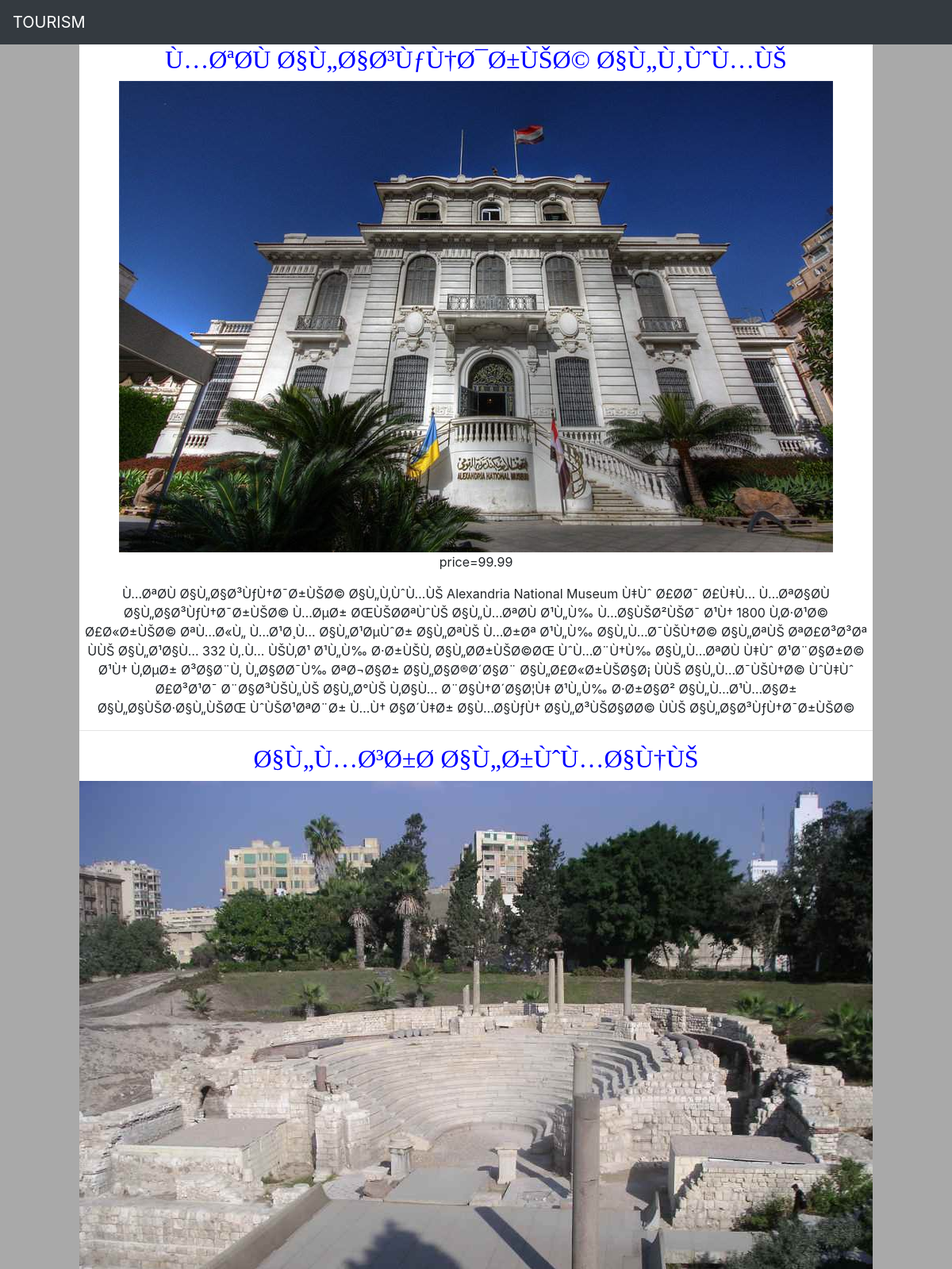
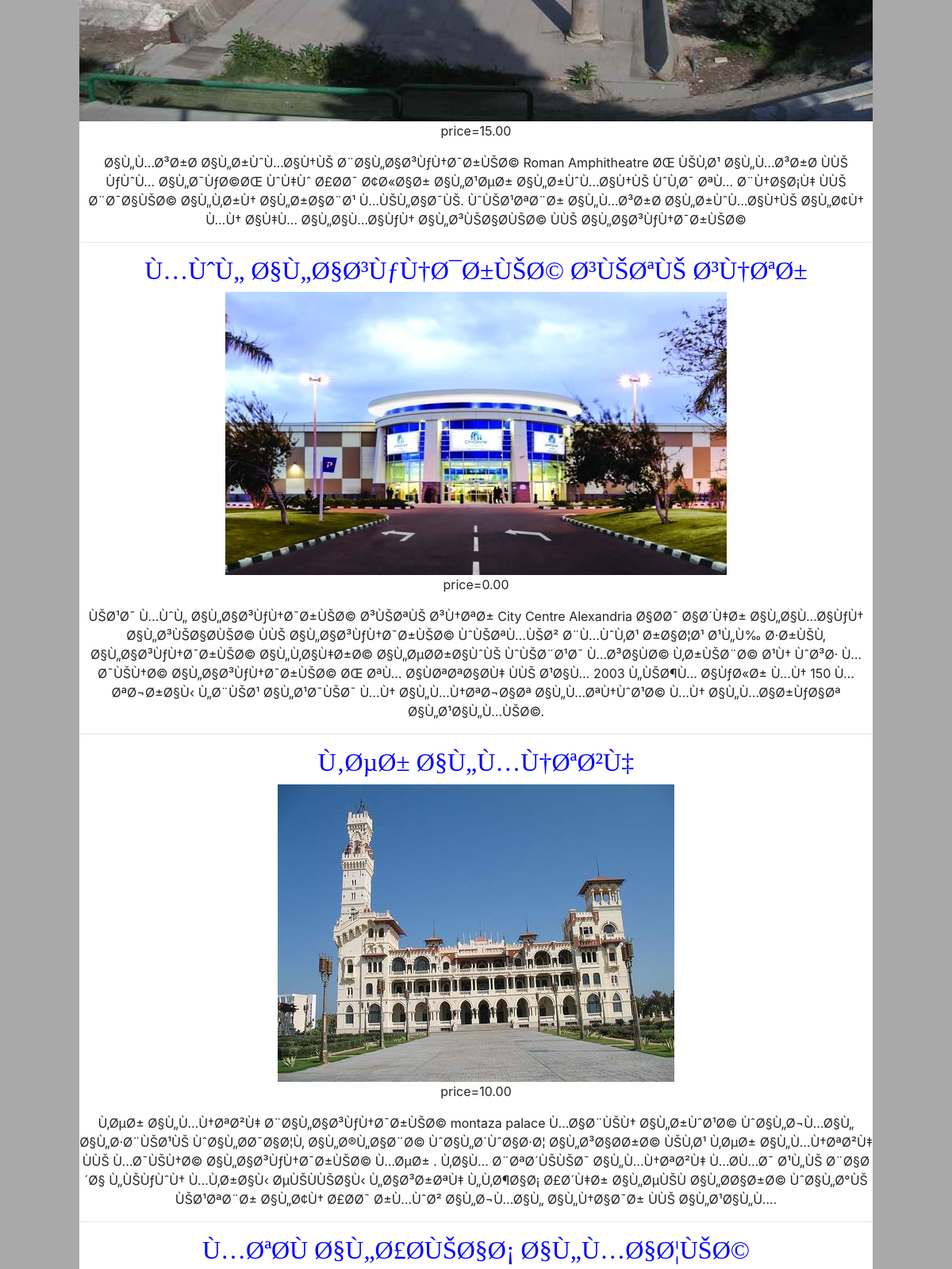
The page /first.php?place_id=4 (upper part) on the database its author committed (2 pictures, top to bottom).
### tables this page shows
CREATE TABLE `place` (
  `p_id` int(11) NOT NULL,
  `c_id` int(11) NOT NULL,
  `name` varchar(100) NOT NULL,
  `img` varchar(100) NOT NULL,
  `price` decimal(4,2) NOT NULL,
  `description` text NOT NULL
);

### first.php (the view, shortened to what this page needs)
<html>
	<head>
		<link rel="stylesheet" href="https://stackpath.bootstrapcdn.com/bootstrap/4.1.3/css/bootstrap.min.css">
         <link rel="stylesheet" href="s.css">
		</head>
	<body>
	<nav class="navbar navbar-expand-sm bg-dark navbar-dark">
   <a class="navbar-brand" href="in.php">TOURISM</a>
    </nav>
		<div id="container">
		<?php
		$place_id=$_GET['place_id'];
					$q=mysql_query("select * from place where c_id=$place_id ");
					if($q)
					{
						while($r=mysql_fetch_assoc($q))
						{
							$name=$r['name'];
							$price=$r['price'];
							$dec=$r['description'];
							$img=$r['img'];
							echo "<div class='a' align='center'>
							<h2 '>$name</h2>
							<img src='$img'>
							<p>price=$price</p>
							<p>$dec</p>
							<hr>
							</div>
							";
						}
					}
					?>
		</div>
		</body>
		</html>

### s.css (style rules this page uses)
#container { width:1000px;margin:0 auto; background-color:white; overflow:hidden; }
body { background:darkgray; }
h2 { color:blue; font-family:andalus; }

### rows shown on the page
place: name "Ù…ØªØ­Ù Ø§Ù„Ø§Ø³ÙƒÙ†Ø¯Ø±ÙŠØ© Ø§Ù„Ù‚ÙˆÙ…ÙŠ", img (picture), price "99.99", description "Ù…ØªØ­Ù Ø§Ù„Ø§Ø³ÙƒÙ†Ø¯Ø±ÙŠØ© Ø§Ù„Ù‚ÙˆÙ…ÙŠ Alexandria National Museum Ù‡Ùˆ Ø£Ø­Ø¯ Ø£Ù‡Ù… Ù…ØªØ§Ø­Ù Ø§Ù„Ø§Ø³ÙƒÙ†Ø¯Ø±ÙŠØ© Ù…ØµØ± ØŒÙŠØ­ØªÙˆÙŠ Ø§Ù„Ù…ØªØ­Ù Ø¹Ù„Ù‰ Ù…Ø§ÙŠØ²ÙŠØ¯ Ø¹Ù† 1800 Ù‚Ø·Ø¹Ø© Ø£Ø«Ø±ÙŠØ© ØªÙ…Ø«Ù„ Ù…Ø¹Ø¸Ù… Ø§Ù„Ø¹ØµÙˆØ± Ø§Ù„ØªÙŠ Ù…Ø±Øª Ø¹Ù„Ù‰ Ø§Ù„Ù…Ø¯ÙŠÙ†Ø© Ø§Ù„ØªÙŠ ØªØ£Ø³Ø³Øª ÙÙŠ Ø§Ù„Ø¹Ø§Ù… 332 Ù‚.Ù… ÙŠÙ‚Ø¹ Ø¹Ù„Ù‰ Ø·Ø±ÙŠÙ‚ Ø§Ù„Ø­Ø±ÙŠØ©ØŒ ÙˆÙ…Ø¨Ù†Ù‰ Ø§Ù„Ù…ØªØ­Ù Ù‡Ùˆ Ø¹Ø¨Ø§Ø±Ø© Ø¹Ù† Ù‚ØµØ± Ø³Ø§Ø¨Ù‚ Ù„Ø§Ø­Ø¯Ù‰ ØªØ¬Ø§Ø± Ø§Ù„Ø§Ø®Ø´Ø§Ø¨ Ø§Ù„Ø£Ø«Ø±ÙŠØ§Ø¡ ÙÙŠ Ø§Ù„Ù…Ø¯ÙŠÙ†Ø© ÙˆÙ‡Ùˆ Ø£Ø³Ø¹Ø¯ Ø¨Ø§Ø³ÙŠÙ„ÙŠ Ø§Ù„Ø°ÙŠ Ù‚Ø§Ù… Ø¨Ø§Ù†Ø´Ø§Ø¦Ù‡ Ø¹Ù„Ù‰ Ø·Ø±Ø§Ø² Ø§Ù„Ù…Ø¹Ù…Ø§Ø± Ø§Ù„Ø§ÙŠØ·Ø§Ù„ÙŠØŒ ÙˆÙŠØ¹ØªØ¨Ø± Ù…Ù† Ø§Ø´Ù‡Ø± Ø§Ù…Ø§ÙƒÙ† Ø§Ù„Ø³ÙŠØ§Ø­Ø© ÙÙŠ Ø§Ù„Ø§Ø³ÙƒÙ†Ø¯Ø±ÙŠØ©"
place: name "Ø§Ù„Ù…Ø³Ø±Ø­ Ø§Ù„Ø±ÙˆÙ…Ø§Ù†ÙŠ", img (picture), price "15.00", description "Ø§Ù„Ù…Ø³Ø±Ø­ Ø§Ù„Ø±ÙˆÙ…Ø§Ù†ÙŠ Ø¨Ø§Ù„Ø§Ø³ÙƒÙ†Ø¯Ø±ÙŠØ© Roman Amphitheatre ØŒ ÙŠÙ‚Ø¹ Ø§Ù„Ù…Ø³Ø±Ø­ ÙÙŠ ÙƒÙˆÙ… Ø§Ù„Ø¯ÙƒØ©ØŒ ÙˆÙ‡Ùˆ Ø£Ø­Ø¯ Ø¢Ø«Ø§Ø± Ø§Ù„Ø¹ØµØ± Ø§Ù„Ø±ÙˆÙ…Ø§Ù†ÙŠ ÙˆÙ‚Ø¯ ØªÙ… Ø¨Ù†Ø§Ø¡Ù‡ ÙÙŠ Ø¨Ø¯Ø§ÙŠØ© Ø§Ù„Ù‚Ø±Ù† Ø§Ù„Ø±Ø§Ø¨Ø¹ Ù…ÙŠÙ„Ø§Ø¯ÙŠ. ÙˆÙŠØ¹ØªØ¨Ø± Ø§Ù„Ù…Ø³Ø±Ø­ Ø§Ù„Ø±ÙˆÙ…Ø§Ù†ÙŠ Ø§Ù„Ø¢Ù† Ù…Ù† Ø§Ù‡Ù… Ø§Ù„Ø§Ù…Ø§ÙƒÙ† Ø§Ù„Ø³ÙŠØ§Ø­ÙŠØ© ÙÙŠ Ø§Ù„Ø§Ø³ÙƒÙ†Ø¯Ø±ÙŠØ©"
place: name "Ù…ÙˆÙ„ Ø§Ù„Ø§Ø³ÙƒÙ†Ø¯Ø±ÙŠØ© Ø³ÙŠØªÙŠ Ø³Ù†ØªØ±", img (picture), price "0.00", description "ÙŠØ¹Ø¯ Ù…ÙˆÙ„ Ø§Ù„Ø§Ø³ÙƒÙ†Ø¯Ø±ÙŠØ© Ø³ÙŠØªÙŠ Ø³Ù†ØªØ± City Centre Alexandria Ø§Ø­Ø¯ Ø§Ø´Ù‡Ø± Ø§Ù„Ø§Ù…Ø§ÙƒÙ† Ø§Ù„Ø³ÙŠØ§Ø­ÙŠØ© ÙÙŠ Ø§Ù„Ø§Ø³ÙƒÙ†Ø¯Ø±ÙŠØ© ÙˆÙŠØªÙ…ÙŠØ² Ø¨Ù…ÙˆÙ‚Ø¹ Ø±Ø§Ø¦Ø¹ Ø¹Ù„Ù‰ Ø·Ø±ÙŠÙ‚ Ø§Ù„Ø§Ø³ÙƒÙ†Ø¯Ø±ÙŠØ© Ø§Ù„Ù‚Ø§Ù‡Ø±Ø© Ø§Ù„ØµØ­Ø±Ø§ÙˆÙŠ ÙˆÙŠØ¨Ø¹Ø¯ Ù…Ø³Ø§ÙØ© Ù‚Ø±ÙŠØ¨Ø© Ø¹Ù† ÙˆØ³Ø· Ù…Ø¯ÙŠÙ†Ø© Ø§Ù„Ø§Ø³ÙƒÙ†Ø¯Ø±ÙŠØ© ØŒ ØªÙ… Ø§ÙØªØªØ§Ø­Ù‡ ÙÙŠ Ø¹Ø§Ù… 2003 Ù„ÙŠØ¶Ù… Ø§ÙƒØ«Ø± Ù…Ù† 150 Ù…ØªØ¬Ø±Ø§Ù‹ Ù„Ø¨ÙŠØ¹ Ø§Ù„Ø¹Ø¯ÙŠØ¯ Ù…Ù† Ø§Ù„Ù…Ù†ØªØ¬Ø§Øª Ø§Ù„Ù…ØªÙ†ÙˆØ¹Ø© Ù…Ù† Ø§Ù„Ù…Ø§Ø±ÙƒØ§Øª Ø§Ù„Ø¹Ø§Ù„Ù…ÙŠØ©."
place: name "Ù‚ØµØ± Ø§Ù„Ù…Ù†ØªØ²Ù‡", img (picture), price "10.00", description "Ù‚ØµØ± Ø§Ù„Ù…Ù†ØªØ²Ù‡ Ø¨Ø§Ù„Ø§Ø³ÙƒÙ†Ø¯Ø±ÙŠØ© montaza palace Ù…Ø§Ø¨ÙŠÙ† Ø§Ù„Ø±ÙˆØ¹Ø© ÙˆØ§Ù„Ø¬Ù…Ø§Ù„ Ø§Ù„Ø·Ø¨ÙŠØ¹ÙŠ ÙˆØ§Ù„Ø­Ø¯Ø§Ø¦Ù‚ Ø§Ù„Ø®Ù„Ø§Ø¨Ø© ÙˆØ§Ù„Ø´ÙˆØ§Ø·Ø¦ Ø§Ù„Ø³Ø§Ø­Ø±Ø© ÙŠÙ‚Ø¹ Ù‚ØµØ± Ø§Ù„Ù…Ù†ØªØ²Ù‡ ÙÙŠ Ù…Ø¯ÙŠÙ†Ø© Ø§Ù„Ø§Ø³ÙƒÙ†Ø¯Ø±ÙŠØ© Ù…ØµØ± . Ù‚Ø§Ù… Ø¨ØªØ´ÙŠÙŠØ¯ Ø§Ù„Ù…Ù†ØªØ²Ù‡ Ù…Ø­Ù…Ø¯ Ø¹Ù„ÙŠ Ø¨Ø§Ø´Ø§ Ù„ÙŠÙƒÙˆÙ† Ù…Ù‚Ø±Ø§Ù‹ ØµÙŠÙÙŠØ§Ù‹ Ù„Ø§Ø³Ø±ØªÙ‡ Ù„Ù‚Ø¶Ø§Ø¡ Ø£Ø´Ù‡Ø± Ø§Ù„ØµÙŠÙ Ø§Ù„Ø­Ø§Ø±Ø© ÙˆØ§Ù„Ø°ÙŠ ÙŠØ¹ØªØ¨Ø± Ø§Ù„Ø¢Ù† Ø£Ø­Ø¯ Ø±Ù…ÙˆØ² Ø§Ù„Ø¬Ù…Ø§Ù„ Ø§Ù„Ù†Ø§Ø¯Ø± ÙÙŠ Ø§Ù„Ø¹Ø§Ù„Ù…."
place: name "Ù…ØªØ­Ù Ø§Ù„Ø£Ø­ÙŠØ§Ø¡ Ø§Ù„Ù…Ø§Ø¦ÙŠØ©"
